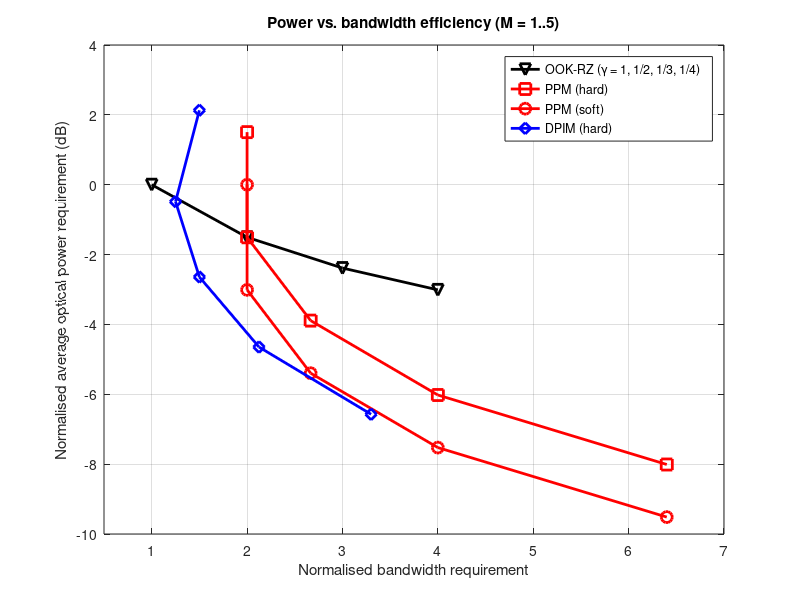

Write the MATLAB code that produced this figure.
% FIXED version of Chapter4/program_4p12.m
% Program 4.12: bandwidth requirement vs. average optical power requirement
% of OOK (RZ, various duty cycles), PPM (hard/soft) and DPIM, normalised to OOK-NRZ.
%
% Fixes w.r.t. the original:
%  1. The legend order did not match the plotting order (the hard-decision
%     PPM curve was labelled "PPM (soft)" and vice versa).
%  2. Duty cycle 0.33 -> 1/3; axis labels in dB made explicit.
%
% Derivation (same BER as OOK-NRZ, Gaussian noise, average-power constraint):
%   PPM-HDD : P/P_OOK = sqrt(4/(M*2^M)),     BW/BW_OOK = 2^M/M
%   PPM-SDD : P/P_OOK = sqrt(2/(M*2^M))
%   DPIM    : P/P_OOK = sqrt(8/(M*(2^M+1))), BW/BW_OOK = (2^M+1)/(2M)
%   OOK-RZ  : P/P_OOK = sqrt(gamma),          BW/BW_OOK = 1/gamma
clear; clc; close all;

M = 1:5;
P_req_PPM_hard = 10*log10(sqrt(4./(M.*2.^M)));
P_req_PPM_soft = 10*log10(sqrt(2./(M.*2.^M)));
BW_PPM = 2.^M./M;
P_req_DPIM = 10*log10(sqrt(8./(M.*(2.^M+1))));
BW_DPIM = (2.^M+1)./(2*M);
duty_cycle = [1 1/2 1/3 1/4];
BW_OOK = 1./duty_cycle;
P_req_OOK = 10*log10(sqrt(duty_cycle));

figure;
plot(BW_OOK, P_req_OOK, '-kv', 'LineWidth', 2, 'MarkerSize', 8); hold on;
plot(BW_PPM, P_req_PPM_hard, '-rs', 'LineWidth', 2, 'MarkerSize', 8);
plot(BW_PPM, P_req_PPM_soft, '-ro', 'LineWidth', 2, 'MarkerSize', 8);
plot(BW_DPIM, P_req_DPIM, '-bd', 'LineWidth', 2, 'MarkerSize', 8);
legend('OOK-RZ (\gamma = 1, 1/2, 1/3, 1/4)', 'PPM (hard)', 'PPM (soft)', 'DPIM (hard)');   % FIX 1
xlabel('Normalised bandwidth requirement'); ylabel('Normalised average optical power requirement (dB)');
xlim([0.5 7]);   % keep the OOK-NRZ point (1, 0 dB) off the y-axis tick labels
grid on; title('Power vs. bandwidth efficiency (M = 1..5)');
